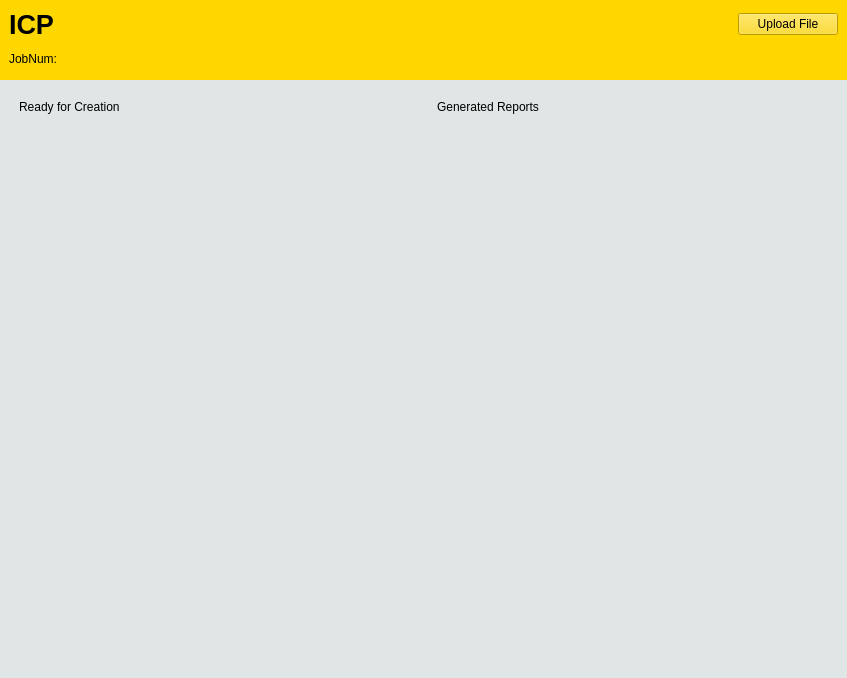
<?xml version="1.0" encoding="UTF-8"?>
<ui version="4.0">
 <class>ICP</class>
 <widget class="QWidget" name="ICP">
  <property name="geometry">
   <rect>
    <x>0</x>
    <y>0</y>
    <width>847</width>
    <height>678</height>
   </rect>
  </property>
  <property name="windowTitle">
   <string>Form</string>
  </property>
  <layout class="QVBoxLayout" name="verticalLayout">
   <property name="spacing">
    <number>0</number>
   </property>
   <property name="leftMargin">
    <number>0</number>
   </property>
   <property name="topMargin">
    <number>0</number>
   </property>
   <property name="rightMargin">
    <number>0</number>
   </property>
   <property name="bottomMargin">
    <number>0</number>
   </property>
   <item>
    <widget class="QWidget" name="Header" native="true">
     <property name="sizePolicy">
      <sizepolicy hsizetype="Preferred" vsizetype="MinimumExpanding">
       <horstretch>0</horstretch>
       <verstretch>0</verstretch>
      </sizepolicy>
     </property>
     <property name="maximumSize">
      <size>
       <width>16777215</width>
       <height>80</height>
      </size>
     </property>
     <property name="styleSheet">
      <string notr="true">background-color: rgb(255, 215, 0);</string>
     </property>
     <layout class="QGridLayout" name="gridLayout_2">
      <item row="0" column="0">
       <widget class="QLabel" name="label_11">
        <property name="font">
         <font>
          <pointsize>20</pointsize>
          <weight>75</weight>
          <bold>true</bold>
         </font>
        </property>
        <property name="text">
         <string>ICP </string>
        </property>
       </widget>
      </item>
      <item row="2" column="0">
       <widget class="QLabel" name="label_12">
        <property name="text">
         <string>JobNum: </string>
        </property>
       </widget>
      </item>
      <item row="0" column="1">
       <widget class="QPushButton" name="uploadFile">
        <property name="maximumSize">
         <size>
          <width>100</width>
          <height>16777215</height>
         </size>
        </property>
        <property name="text">
         <string>Upload File</string>
        </property>
       </widget>
      </item>
     </layout>
    </widget>
   </item>
   <item>
    <widget class="QWidget" name="Body" native="true">
     <property name="styleSheet">
      <string notr="true">background: rgb(224, 229, 229)</string>
     </property>
     <layout class="QGridLayout" name="gridLayout">
      <item row="0" column="0">
       <widget class="QWidget" name="widget_2" native="true">
        <widget class="QLabel" name="label">
         <property name="geometry">
          <rect>
           <x>10</x>
           <y>10</y>
           <width>121</width>
           <height>16</height>
          </rect>
         </property>
         <property name="text">
          <string>Ready for Creation</string>
         </property>
        </widget>
       </widget>
      </item>
      <item row="0" column="1">
       <widget class="QWidget" name="widget_4" native="true">
        <widget class="QLabel" name="label_2">
         <property name="geometry">
          <rect>
           <x>10</x>
           <y>10</y>
           <width>141</width>
           <height>16</height>
          </rect>
         </property>
         <property name="text">
          <string>Generated Reports</string>
         </property>
        </widget>
       </widget>
      </item>
     </layout>
    </widget>
   </item>
  </layout>
 </widget>
 <resources/>
 <connections/>
</ui>
